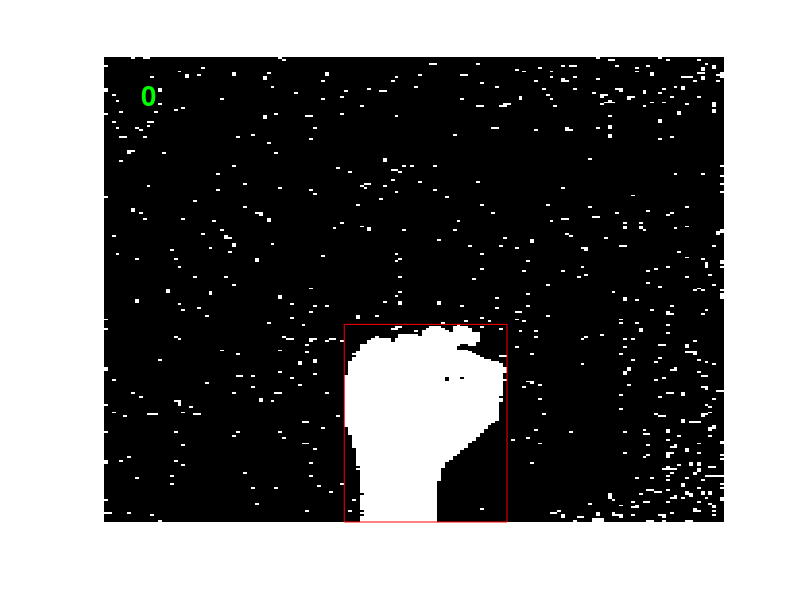
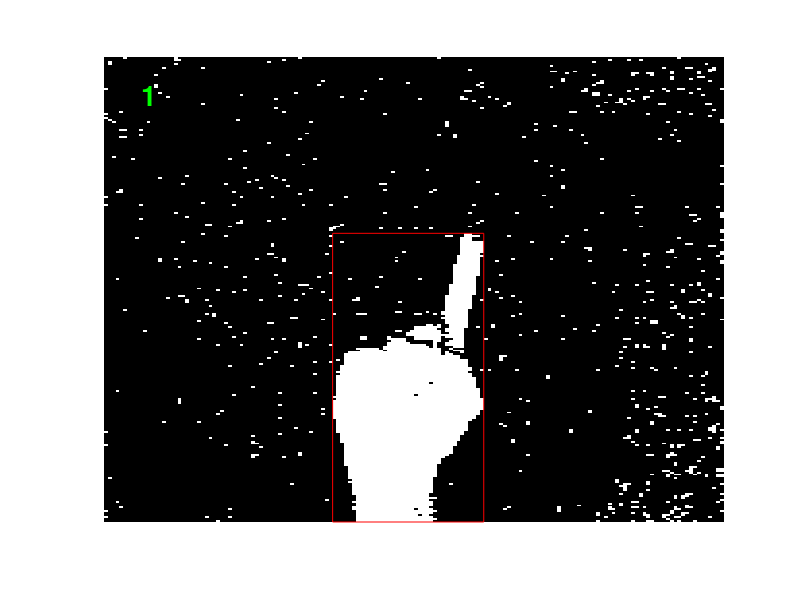
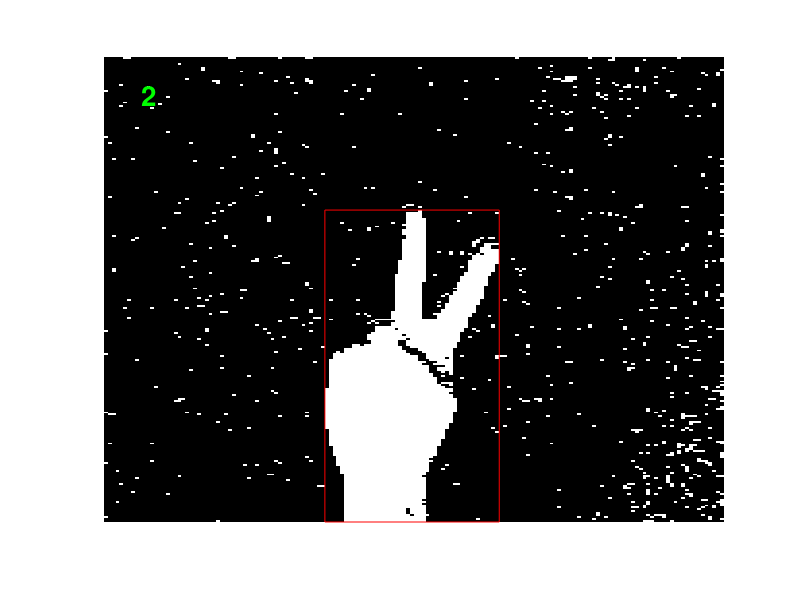
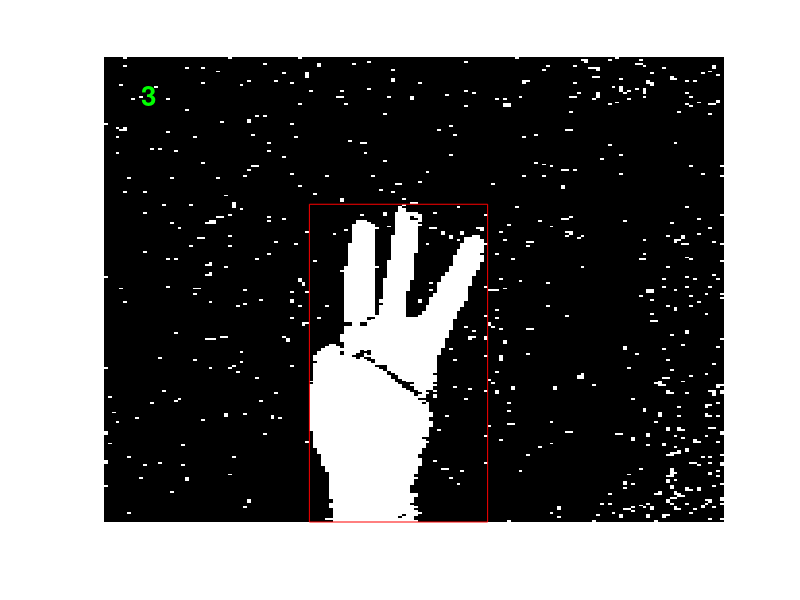

Recreate these plots in MATLAB, in order.
% YCBCR con TRAINING Y TEST de las imagenes
  load FicherosPractica.mat
  pkg load image
  fondo_ycbcr = rgb2ycbcr(calib_frame);
  fondocb = fondo_ycbcr(:,:,2);
  for i = 1:6
    mano_ycbcr = rgb2ycbcr(hand_frames_training(:,:,:,i));
    manocb = mano_ycbcr(:,:,2);
    diferencia_cb = abs(double(manocb) - double(fondocb));
    mask_cb = diferencia_cb > 6;
    
    S = regionprops( mask_cb ,'BoundingBox','FilledArea','PixelIdxList');
    boundingboxes = cat(1, S.BoundingBox);
    FilledAreas = cat(1,S.FilledArea);
    [~,MaxAreaIndex] = max(FilledAreas);
    %// Get linear indices of the corresponding silhouette to display along
    %// with its bounding box.
    MaxIndices = S(MaxAreaIndex).PixelIdxList;

    %// Create empty image to put the silhouette + box
    NewIm = false(size( mask_cb ));

    NewIm(MaxIndices) = 1;

    figure;imshow( mask_cb); 
    hold on;
    rectangle('Position', boundingboxes(MaxAreaIndex,:), 'EdgeColor', 'r' );
    disp(boundingboxes(MaxAreaIndex,:));
    Array = boundingboxes(MaxAreaIndex,:);
    
    var = Array(4) / Array(3);
    var2 = Array(2) / Array(1);
    if ( (var > 1)  && ( var < 1.60) && (var2 > 1))
      text(20, 20, num2str(0), 'FontSize', 20, 'FontWeight', 'bold', 'color', 'g');
    elseif ((var >1.8)  && (var < 2.1) && (var2 > 0.7) && (var2 < 1))
      text(20, 20, num2str(1), 'FontSize', 20, 'FontWeight', 'bold', 'color', 'g');
    elseif ((var >1.6)  && (var < 1.9) && (var2 < 0.7))
      text(20, 20, num2str(2), 'FontSize', 20, 'FontWeight', 'bold', 'color', 'g');
    elseif ((var >1.6)  && (var < 1.8) && (var2 > 0.7) && (var2 < 0.8))
      text(20, 20, num2str(3), 'FontSize', 20, 'FontWeight', 'bold', 'color', 'g');
    elseif ((var >1.3)  && (var < 1.6) && (var2 > 0.7) && (var2 < 1))
      text(20, 20, num2str(4), 'FontSize', 20, 'FontWeight', 'bold', 'color', 'g');
    elseif ((var >0.8)  && (var < 1.3) && (var2 > 0.8) && (var2 < 1))
      text(20, 20, num2str(5), 'FontSize', 20, 'FontWeight', 'bold', 'color', 'g');
    endif
    

  endfor
  %close all

  %fondo_ycbcr = rgb2ycbcr(calib_frame);
  %fondocb = fondo_ycbcr(:,:,2);
  %for i = 1:6
  %  mano_ycbcr = rgb2ycbcr(hand_frames_testing(:,:,:,i));
  %  manocb = mano_ycbcr(:,:,2);
  %  diferencia_cb = abs(double(manocb) - double(fondocb));
  %  mask_cb = diferencia_cb > 7;
  %  figure; imshow(mask_cb);
  %endfor
  %close all